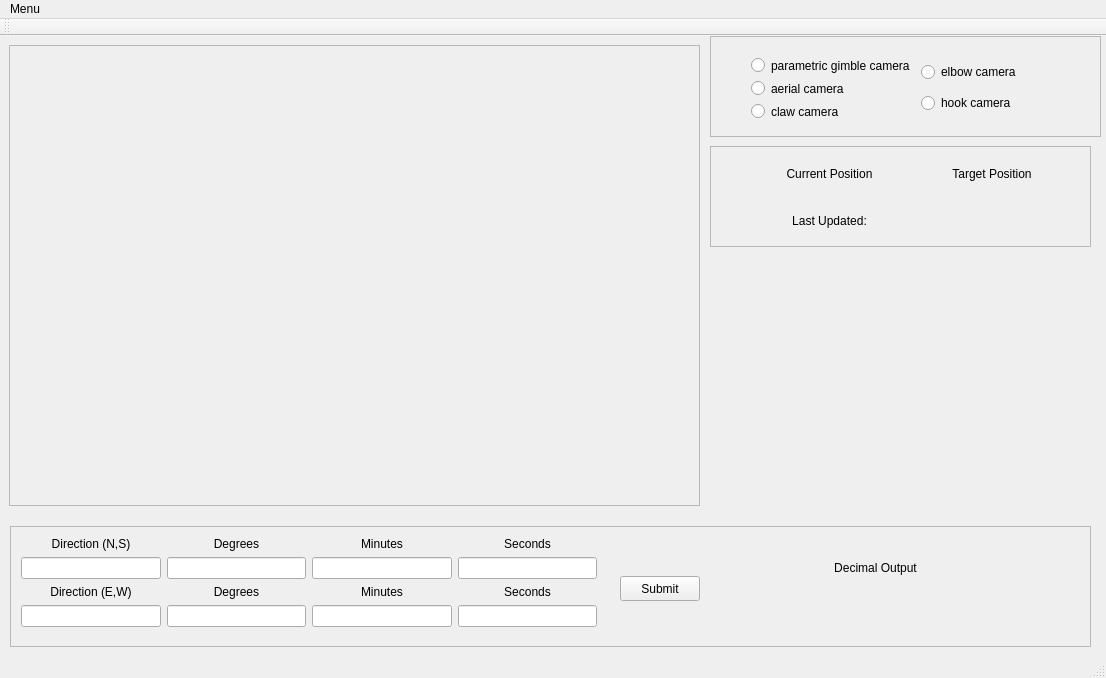
<?xml version="1.0" encoding="UTF-8"?>
<ui version="4.0">
 <class>RoverMainWindow</class>
 <widget class="QMainWindow" name="RoverMainWindow">
  <property name="geometry">
   <rect>
    <x>0</x>
    <y>0</y>
    <width>1106</width>
    <height>678</height>
   </rect>
  </property>
  <property name="windowTitle">
   <string>RoverMainWindow</string>
  </property>
  <property name="styleSheet">
   <string notr="true"/>
  </property>
  <widget class="QWidget" name="MainView">
   <widget class="QFrame" name="cameraSwitchFrame">
    <property name="geometry">
     <rect>
      <x>710</x>
      <y>0</y>
      <width>391</width>
      <height>101</height>
     </rect>
    </property>
    <property name="frameShape">
     <enum>QFrame::StyledPanel</enum>
    </property>
    <property name="frameShadow">
     <enum>QFrame::Raised</enum>
    </property>
    <widget class="QWidget" name="">
     <property name="geometry">
      <rect>
       <x>30</x>
       <y>10</y>
       <width>335</width>
       <height>85</height>
      </rect>
     </property>
     <layout class="QHBoxLayout" name="horizontalLayout_5">
      <item>
       <layout class="QVBoxLayout" name="verticalLayout_22">
        <item>
         <widget class="QRadioButton" name="parametricGimbleCamera">
          <property name="text">
           <string>parametric gimble camera</string>
          </property>
         </widget>
        </item>
        <item>
         <widget class="QRadioButton" name="aerialCamera">
          <property name="text">
           <string>aerial camera</string>
          </property>
         </widget>
        </item>
        <item>
         <widget class="QRadioButton" name="clawCamera">
          <property name="text">
           <string>claw camera</string>
          </property>
         </widget>
        </item>
       </layout>
      </item>
      <item>
       <layout class="QVBoxLayout" name="verticalLayout_23">
        <item>
         <widget class="QRadioButton" name="elbowCamera">
          <property name="text">
           <string>elbow camera</string>
          </property>
         </widget>
        </item>
        <item>
         <widget class="QRadioButton" name="hookCamera">
          <property name="text">
           <string>hook camera</string>
          </property>
         </widget>
        </item>
       </layout>
      </item>
     </layout>
    </widget>
   </widget>
   <widget class="QFrame" name="GPSConvertFrame">
    <property name="geometry">
     <rect>
      <x>10</x>
      <y>490</y>
      <width>1081</width>
      <height>121</height>
     </rect>
    </property>
    <property name="frameShape">
     <enum>QFrame::StyledPanel</enum>
    </property>
    <property name="frameShadow">
     <enum>QFrame::Raised</enum>
    </property>
    <widget class="QWidget" name="layoutWidget_2">
     <property name="geometry">
      <rect>
       <x>710</x>
       <y>20</y>
       <width>311</width>
       <height>71</height>
      </rect>
     </property>
     <layout class="QVBoxLayout" name="verticalLayout_6">
      <item>
       <widget class="QLabel" name="decimalOoutputTitile">
        <property name="text">
         <string>Decimal Output</string>
        </property>
        <property name="alignment">
         <set>Qt::AlignCenter</set>
        </property>
       </widget>
      </item>
      <item>
       <widget class="QLabel" name="decimalOutput_3">
        <property name="text">
         <string/>
        </property>
        <property name="alignment">
         <set>Qt::AlignCenter</set>
        </property>
       </widget>
      </item>
     </layout>
    </widget>
    <widget class="QPushButton" name="submitButon">
     <property name="geometry">
      <rect>
       <x>610</x>
       <y>50</y>
       <width>80</width>
       <height>25</height>
      </rect>
     </property>
     <property name="text">
      <string>Submit</string>
     </property>
    </widget>
    <widget class="QWidget" name="layoutWidget">
     <property name="geometry">
      <rect>
       <x>0</x>
       <y>0</y>
       <width>598</width>
       <height>112</height>
      </rect>
     </property>
     <layout class="QVBoxLayout" name="verticalLayout_10">
      <item>
       <layout class="QHBoxLayout" name="horizontalLayout">
        <item>
         <layout class="QVBoxLayout" name="verticalLayout_3">
          <item>
           <widget class="QLabel" name="compCharTitle">
            <property name="text">
             <string>Direction (N,S)</string>
            </property>
            <property name="alignment">
             <set>Qt::AlignCenter</set>
            </property>
           </widget>
          </item>
          <item>
           <widget class="QLineEdit" name="dirInput1"/>
          </item>
         </layout>
        </item>
        <item>
         <layout class="QVBoxLayout" name="verticalLayout">
          <item>
           <widget class="QLabel" name="degreeTitle">
            <property name="text">
             <string>Degrees</string>
            </property>
            <property name="alignment">
             <set>Qt::AlignCenter</set>
            </property>
           </widget>
          </item>
          <item>
           <widget class="QLineEdit" name="degreeInput1"/>
          </item>
         </layout>
        </item>
        <item>
         <layout class="QVBoxLayout" name="verticalLayout_2">
          <item>
           <widget class="QLabel" name="minTitle">
            <property name="text">
             <string>Minutes</string>
            </property>
            <property name="alignment">
             <set>Qt::AlignCenter</set>
            </property>
           </widget>
          </item>
          <item>
           <widget class="QLineEdit" name="minInput1"/>
          </item>
         </layout>
        </item>
        <item>
         <layout class="QVBoxLayout" name="verticalLayout_4">
          <item>
           <widget class="QLabel" name="secondsTitle">
            <property name="text">
             <string>Seconds</string>
            </property>
            <property name="alignment">
             <set>Qt::AlignCenter</set>
            </property>
           </widget>
          </item>
          <item>
           <widget class="QLineEdit" name="secondsInput1"/>
          </item>
         </layout>
        </item>
       </layout>
      </item>
      <item>
       <layout class="QHBoxLayout" name="horizontalLayout_2">
        <item>
         <layout class="QVBoxLayout" name="verticalLayout_7">
          <item>
           <widget class="QLabel" name="dirTitle2">
            <property name="text">
             <string>Direction (E,W)</string>
            </property>
            <property name="alignment">
             <set>Qt::AlignCenter</set>
            </property>
           </widget>
          </item>
          <item>
           <widget class="QLineEdit" name="dirInput2"/>
          </item>
         </layout>
        </item>
        <item>
         <layout class="QVBoxLayout" name="verticalLayout_8">
          <item>
           <widget class="QLabel" name="degTitle2">
            <property name="text">
             <string>Degrees</string>
            </property>
            <property name="alignment">
             <set>Qt::AlignCenter</set>
            </property>
           </widget>
          </item>
          <item>
           <widget class="QLineEdit" name="degInput2"/>
          </item>
         </layout>
        </item>
        <item>
         <layout class="QVBoxLayout" name="verticalLayout_9">
          <item>
           <widget class="QLabel" name="minTitle2">
            <property name="text">
             <string>Minutes</string>
            </property>
            <property name="alignment">
             <set>Qt::AlignCenter</set>
            </property>
           </widget>
          </item>
          <item>
           <widget class="QLineEdit" name="minInput2"/>
          </item>
         </layout>
        </item>
        <item>
         <layout class="QVBoxLayout" name="verticalLayout_21">
          <item>
           <widget class="QLabel" name="secTitle2">
            <property name="text">
             <string>Seconds</string>
            </property>
            <property name="alignment">
             <set>Qt::AlignCenter</set>
            </property>
           </widget>
          </item>
          <item>
           <widget class="QLineEdit" name="secInput2"/>
          </item>
         </layout>
        </item>
       </layout>
      </item>
     </layout>
    </widget>
   </widget>
   <widget class="QFrame" name="mapFrame">
    <property name="geometry">
     <rect>
      <x>9</x>
      <y>9</y>
      <width>691</width>
      <height>461</height>
     </rect>
    </property>
    <property name="frameShape">
     <enum>QFrame::StyledPanel</enum>
    </property>
    <property name="frameShadow">
     <enum>QFrame::Raised</enum>
    </property>
   </widget>
   <widget class="QFrame" name="positionFrame">
    <property name="geometry">
     <rect>
      <x>710</x>
      <y>110</y>
      <width>381</width>
      <height>101</height>
     </rect>
    </property>
    <property name="frameShape">
     <enum>QFrame::StyledPanel</enum>
    </property>
    <property name="frameShadow">
     <enum>QFrame::Raised</enum>
    </property>
    <widget class="QWidget" name="">
     <property name="geometry">
      <rect>
       <x>30</x>
       <y>10</y>
       <width>341</width>
       <height>89</height>
      </rect>
     </property>
     <layout class="QVBoxLayout" name="verticalLayout_26">
      <item>
       <layout class="QHBoxLayout" name="horizontalLayout_7">
        <item>
         <layout class="QVBoxLayout" name="verticalLayout_24">
          <item>
           <widget class="QLabel" name="currentPosTitle">
            <property name="text">
             <string>Current Position</string>
            </property>
            <property name="alignment">
             <set>Qt::AlignCenter</set>
            </property>
           </widget>
          </item>
          <item>
           <widget class="QLabel" name="currentPosDisplay">
            <property name="text">
             <string/>
            </property>
            <property name="alignment">
             <set>Qt::AlignCenter</set>
            </property>
           </widget>
          </item>
         </layout>
        </item>
        <item>
         <layout class="QVBoxLayout" name="verticalLayout_25">
          <item>
           <widget class="QLabel" name="targetPosTitle">
            <property name="text">
             <string>Target Position</string>
            </property>
            <property name="alignment">
             <set>Qt::AlignCenter</set>
            </property>
           </widget>
          </item>
          <item>
           <widget class="QLabel" name="targetPosDisplay">
            <property name="text">
             <string/>
            </property>
           </widget>
          </item>
         </layout>
        </item>
       </layout>
      </item>
      <item>
       <layout class="QHBoxLayout" name="horizontalLayout_6">
        <item>
         <widget class="QLabel" name="lastUpdatePosTitle">
          <property name="text">
           <string>Last Updated:</string>
          </property>
          <property name="alignment">
           <set>Qt::AlignCenter</set>
          </property>
          <property name="margin">
           <number>9</number>
          </property>
         </widget>
        </item>
        <item>
         <widget class="QLabel" name="lastUpdatePosDisplay">
          <property name="text">
           <string/>
          </property>
          <property name="alignment">
           <set>Qt::AlignCenter</set>
          </property>
         </widget>
        </item>
       </layout>
      </item>
     </layout>
    </widget>
   </widget>
  </widget>
  <widget class="QMenuBar" name="menuBar">
   <property name="geometry">
    <rect>
     <x>0</x>
     <y>0</y>
     <width>1106</width>
     <height>22</height>
    </rect>
   </property>
   <widget class="QMenu" name="menuMenu">
    <property name="title">
     <string>Menu</string>
    </property>
   </widget>
   <addaction name="menuMenu"/>
  </widget>
  <widget class="QToolBar" name="mainToolBar">
   <attribute name="toolBarArea">
    <enum>TopToolBarArea</enum>
   </attribute>
   <attribute name="toolBarBreak">
    <bool>false</bool>
   </attribute>
  </widget>
  <widget class="QStatusBar" name="statusBar"/>
 </widget>
 <layoutdefault spacing="6" margin="11"/>
 <resources/>
 <connections>
  <connection>
   <sender>submitButon</sender>
   <signal>clicked()</signal>
   <receiver>RoverMainWindow</receiver>
   <slot>submitClicked()</slot>
   <hints>
    <hint type="sourcelabel">
     <x>659</x>
     <y>591</y>
    </hint>
    <hint type="destinationlabel">
     <x>552</x>
     <y>338</y>
    </hint>
   </hints>
  </connection>
 </connections>
 <slots>
  <slot>submitClicked()</slot>
 </slots>
</ui>
